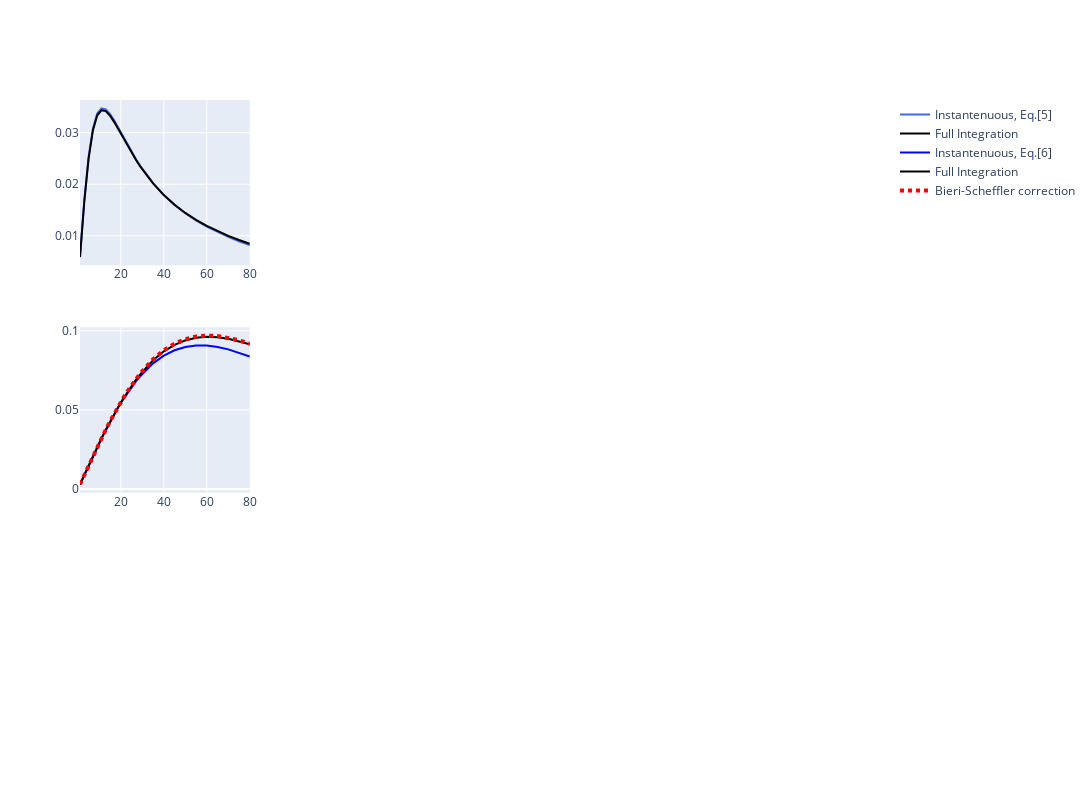

Notebook code for this chart:
### Code cell
# plt.plot(np.rad2deg(flips), np.squeeze(np.abs(Mspgr[:,2,:])))


fig = make_subplots(rows=nr, cols=nc)

# first plot delta=0, bSSFP
fig.add_trace(go.Scatter(x=np.rad2deg(flips), y=np.squeeze(np.abs(Mspgr[:,2,0])), line_color='royalblue', name='Instantenuous, Eq.[5]'), row=1, col=1)
fig.add_trace(go.Scatter(x=np.rad2deg(flips), y=np.squeeze(np.abs(Mspgr[:,2,1])), line_color='black', name='Full Integration'), row=1, col=1)

fig.add_trace(go.Scatter(x=np.rad2deg(flips), y=np.squeeze(np.abs(Mssfp[:,2,0])), line_color='blue', name='Instantenuous, Eq.[6]'), row=2, col=1)
fig.add_trace(go.Scatter(x=np.rad2deg(flips), y=np.squeeze(np.abs(Mssfp[:,2,1])), line_color='black', name='Full Integration'), row=2, col=1)
fig.add_trace(go.Scatter(x=np.rad2deg(flips), y=np.squeeze(np.abs(Mssfp[:,2,2])), line_color='red', name='Bieri-Scheffler correction', line = dict(shape = 'linear', color = 'red', width= 4, dash = 'dot')), row=2, col=1)

fig.update_layout(width=1600, height=800)
fig.show()

### Figure 1 — Plotly figure (JSON) as saved in the notebook; plotly's stock layout.template omitted (floating-point values rounded to 4 significant figures)
{"data": [{"line": {"color": "royalblue"}, "name": "Instantenuous, Eq.[5]", "type": "scatter", "x": [1, 3.0, 5, 7, 9, 11, 13, 15.0, 17, 19, 21, 23, 25, 27, 29.0, 35, 40, 45, 50, 55, 60.0, 65, 70, 75, 80], "xaxis": "x", "y": [0.005954, 0.01687, 0.0253, 0.0308, 0.03372, 0.03475, 0.03454, 0.03362, 0.0323, 0.0308, 0.02926, 0.02773, 0.02627, 0.02489, 0.02359, 0.02022, 0.01792, 0.016, 0.01437, 0.01298, 0.01177, 0.01072, 0.009783, 0.008949, 0.008198], "yaxis": "y"}, {"line": {"color": "black"}, "name": "Full Integration", "type": "scatter", "x": [1, 3.0, 5, 7, 9, 11, 13, 15.0, 17, 19, 21, 23, 25, 27, 29.0, 35, 40, 45, 50, 55, 60.0, 65, 70, 75, 80], "xaxis": "x", "y": [0.005878, 0.01666, 0.02499, 0.03044, 0.03334, 0.03438, 0.0342, 0.0333, 0.03201, 0.03054, 0.02903, 0.02753, 0.0261, 0.02474, 0.02347, 0.02016, 0.01791, 0.01603, 0.01444, 0.01309, 0.01191, 0.01089, 0.009991, 0.009189, 0.008469], "yaxis": "y"}, {"line": {"color": "blue"}, "name": "Instantenuous, Eq.[6]", "type": "scatter", "x": [1, 3.0, 5, 7, 9, 11, 13, 15.0, 17, 19, 21, 23, 25, 27, 29.0, 35, 40, 45, 50, 55, 60.0, 65, 70, 75, 80], "xaxis": "x5", "y": [0.002997, 0.008973, 0.01489, 0.02072, 0.02643, 0.03198, 0.03734, 0.04249, 0.04741, 0.05208, 0.05649, 0.06062, 0.06446, 0.06802, 0.07129, 0.07939, 0.08429, 0.08768, 0.08974, 0.09065, 0.0906, 0.08975, 0.08824, 0.08619, 0.0837], "yaxis": "y5"}, {"line": {"color": "black"}, "name": "Full Integration", "type": "scatter", "x": [1, 3.0, 5, 7, 9, 11, 13, 15.0, 17, 19, 21, 23, 25, 27, 29.0, 35, 40, 45, 50, 55, 60.0, 65, 70, 75, 80], "xaxis": "x5", "y": [0.002899, 0.00886, 0.01477, 0.0206, 0.02633, 0.03191, 0.03732, 0.04255, 0.04757, 0.05236, 0.05691, 0.0612, 0.06523, 0.069, 0.07249, 0.08136, 0.08698, 0.0911, 0.09389, 0.09552, 0.09614, 0.09592, 0.09499, 0.09348, 0.09148], "yaxis": "y5"}, {"line": {"color": "red", "dash": "dot", "shape": "linear", "width": 4}, "name": "Bieri-Scheffler correction", "type": "scatter", "x": [1, 3.0, 5, 7, 9, 11, 13, 15.0, 17, 19, 21, 23, 25, 27, 29.0, 35, 40, 45, 50, 55, 60.0, 65, 70, 75, 80], "xaxis": "x5", "y": [0.002998, 0.008976, 0.01491, 0.02076, 0.0265, 0.0321, 0.03754, 0.0428, 0.04784, 0.05266, 0.05724, 0.06157, 0.06563, 0.06943, 0.07296, 0.08195, 0.08764, 0.09184, 0.09468, 0.09632, 0.09693, 0.09665, 0.09563, 0.09397, 0.09178], "yaxis": "y5"}], "layout": {"height": 800, "width": 1600, "xaxis": {"anchor": "y", "domain": [0, 0.2125]}, "xaxis10": {"anchor": "y10", "domain": [0.2625, 0.475]}, "xaxis11": {"anchor": "y11", "domain": [0.525, 0.7375]}, "xaxis12": {"anchor": "y12", "domain": [0.7875, 1]}, "xaxis2": {"anchor": "y2", "domain": [0.2625, 0.475]}, "xaxis3": {"anchor": "y3", "domain": [0.525, 0.7375]}, "xaxis4": {"anchor": "y4", "domain": [0.7875, 1]}, "xaxis5": {"anchor": "y5", "domain": [0, 0.2125]}, "xaxis6": {"anchor": "y6", "domain": [0.2625, 0.475]}, "xaxis7": {"anchor": "y7", "domain": [0.525, 0.7375]}, "xaxis8": {"anchor": "y8", "domain": [0.7875, 1]}, "xaxis9": {"anchor": "y9", "domain": [0, 0.2125]}, "yaxis": {"anchor": "x", "domain": [0.7333, 1]}, "yaxis10": {"anchor": "x10", "domain": [0, 0.2667]}, "yaxis11": {"anchor": "x11", "domain": [0, 0.2667]}, "yaxis12": {"anchor": "x12", "domain": [0, 0.2667]}, "yaxis2": {"anchor": "x2", "domain": [0.7333, 1]}, "yaxis3": {"anchor": "x3", "domain": [0.7333, 1]}, "yaxis4": {"anchor": "x4", "domain": [0.7333, 1]}, "yaxis5": {"anchor": "x5", "domain": [0.3667, 0.6333]}, "yaxis6": {"anchor": "x6", "domain": [0.3667, 0.6333]}, "yaxis7": {"anchor": "x7", "domain": [0.3667, 0.6333]}, "yaxis8": {"anchor": "x8", "domain": [0.3667, 0.6333]}, "yaxis9": {"anchor": "x9", "domain": [0, 0.2667]}}}
